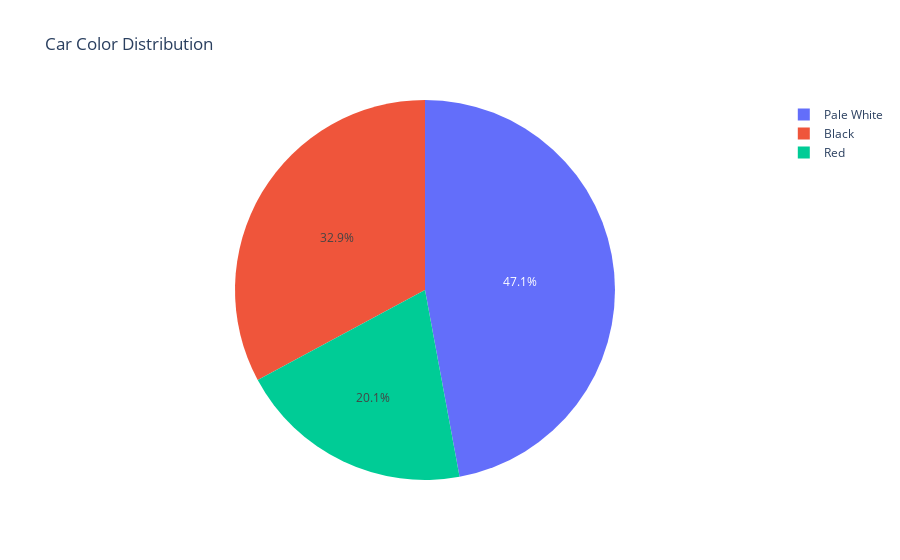

Notebook cell for this chart:
### Code cell
# Get the value counts for 'Color'
color_counts = df['Color'].value_counts()

# Create a pie chart using the value counts of 'Color'
fig = px.pie(names=color_counts.index, values=color_counts.values, title='Car Color Distribution')


fig.show()

### Figure 1 — Plotly figure (JSON) as saved in the notebook; plotly's stock layout.template omitted (floating-point values rounded to 4 significant figures)
{"data": [{"domain": {"x": [0, 1], "y": [0, 1]}, "hovertemplate": "label=%{label}<br>value=%{value}<extra></extra>", "labels": ["Pale White", "Black", "Red"], "legendgroup": "", "name": "", "showlegend": true, "type": "pie", "values": [11256, 7856, 4793]}], "layout": {"legend": {"tracegroupgap": 0}, "title": {"text": "Car Color Distribution"}}}
